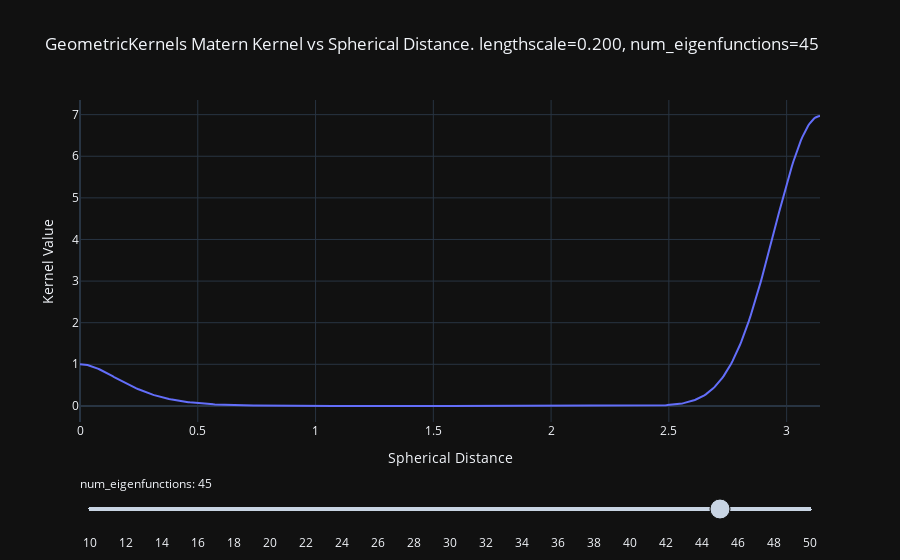

This figure's notebook cell:
### Code cell
nums_eigenfunctions = torch.arange(10, 51)

fig = go.Figure() 
LENGTHSCALE = 0.2

for num_eigenfunctions in nums_eigenfunctions:
    geometric_kernel = GeometricMaternKernel(space=SPACE, nu=NU, num_eigenfunctions=num_eigenfunctions.item())
    geometric_kernel.lengthscale = LENGTHSCALE
    k, d = compute_kernel_vs_spherical_distance(geometric_kernel, normalize=True)
    fig.add_trace(
        go.Scatter(
            visible=False,
            x=d, 
            y=k,
        )
    )

steps = []
for i, num_eigenfunctions in enumerate(nums_eigenfunctions):
    step = dict(
        method="update",
        args=[{"visible": [False] * len(nums_eigenfunctions)},
                {"title": f"Matern Kernel Value vs Spherical Distance. lengthscale={LENGTHSCALE:.3f}, num_eigenfunctions={num_eigenfunctions:d}"}],
        label=f"{num_eigenfunctions}"
    )
    step["args"][0]["visible"][i] = True
    steps.append(step)

fig.data[35].visible = True

sliders = [dict(
    active=35,
    currentvalue={"prefix": "num_eigenfunctions: "},
    pad={"t": 50},
    steps=steps
)]

fig.update_layout(
    sliders=sliders,
    title=f"GeometricKernels Matern Kernel vs Spherical Distance. lengthscale={LENGTHSCALE:.3f}, num_eigenfunctions=45",
    xaxis_title="Spherical Distance",
    yaxis_title="Kernel Value",
)

fig.show()

### Figure 1 — Plotly figure (JSON) as saved in the notebook; plotly's stock layout.template omitted (floating-point values rounded to 4 significant figures; data arrays with more than 128 entries replaced by an {"elided": "..."} marker saying what was removed)
{"data": [{"type": "scatter", "visible": false, "x": {"elided": "500 float values"}, "y": {"elided": "500 float values"}}, {"type": "scatter", "visible": false, "x": {"elided": "500 float values"}, "y": {"elided": "500 float values"}}, {"type": "scatter", "visible": false, "x": {"elided": "500 float values"}, "y": {"elided": "500 float values"}}, {"type": "scatter", "visible": false, "x": {"elided": "500 float values"}, "y": {"elided": "500 float values"}}, {"type": "scatter", "visible": false, "x": {"elided": "500 float values"}, "y": {"elided": "500 float values"}}, {"type": "scatter", "visible": false, "x": {"elided": "500 float values"}, "y": {"elided": "500 float values"}}, {"type": "scatter", "visible": false, "x": {"elided": "500 float values"}, "y": {"elided": "500 float values"}}, {"type": "scatter", "visible": false, "x": {"elided": "500 float values"}, "y": {"elided": "500 float values"}}, {"type": "scatter", "visible": false, "x": {"elided": "500 float values"}, "y": {"elided": "500 float values"}}, {"type": "scatter", "visible": false, "x": {"elided": "500 float values"}, "y": {"elided": "500 float values"}}, {"type": "scatter", "visible": false, "x": {"elided": "500 float values"}, "y": {"elided": "500 float values"}}, {"type": "scatter", "visible": false, "x": {"elided": "500 float values"}, "y": {"elided": "500 float values"}}, {"type": "scatter", "visible": false, "x": {"elided": "500 float values"}, "y": {"elided": "500 float values"}}, {"type": "scatter", "visible": false, "x": {"elided": "500 float values"}, "y": {"elided": "500 float values"}}, {"type": "scatter", "visible": false, "x": {"elided": "500 float values"}, "y": {"elided": "500 float values"}}, {"type": "scatter", "visible": false, "x": {"elided": "500 float values"}, "y": {"elided": "500 float values"}}, {"type": "scatter", "visible": false, "x": {"elided": "500 float values"}, "y": {"elided": "500 float values"}}, {"type": "scatter", "visible": false, "x": {"elided": "500 float values"}, "y": {"elided": "500 float values"}}, {"type": "scatter", "visible": false, "x": {"elided": "500 float values"}, "y": {"elided": "500 float values"}}, {"type": "scatter", "visible": false, "x": {"elided": "500 float values"}, "y": {"elided": "500 float values"}}, {"type": "scatter", "visible": false, "x": {"elided": "500 float values"}, "y": {"elided": "500 float values"}}, {"type": "scatter", "visible": false, "x": {"elided": "500 float values"}, "y": {"elided": "500 float values"}}, {"type": "scatter", "visible": false, "x": {"elided": "500 float values"}, "y": {"elided": "500 float values"}}, {"type": "scatter", "visible": false, "x": {"elided": "500 float values"}, "y": {"elided": "500 float values"}}, {"type": "scatter", "visible": false, "x": {"elided": "500 float values"}, "y": {"elided": "500 float values"}}, {"type": "scatter", "visible": false, "x": {"elided": "500 float values"}, "y": {"elided": "500 float values"}}, {"type": "scatter", "visible": false, "x": {"elided": "500 float values"}, "y": {"elided": "500 float values"}}, {"type": "scatter", "visible": false, "x": {"elided": "500 float values"}, "y": {"elided": "500 float values"}}, {"type": "scatter", "visible": false, "x": {"elided": "500 float values"}, "y": {"elided": "500 float values"}}, {"type": "scatter", "visible": false, "x": {"elided": "500 float values"}, "y": {"elided": "500 float values"}}, {"type": "scatter", "visible": false, "x": {"elided": "500 float values"}, "y": {"elided": "500 float values"}}, {"type": "scatter", "visible": false, "x": {"elided": "500 float values"}, "y": {"elided": "500 float values"}}, {"type": "scatter", "visible": false, "x": {"elided": "500 float values"}, "y": {"elided": "500 float values"}}, {"type": "scatter", "visible": false, "x": {"elided": "500 float values"}, "y": {"elided": "500 float values"}}, {"type": "scatter", "visible": false, "x": {"elided": "500 float values"}, "y": {"elided": "500 float values"}}, {"type": "scatter", "visible": true, "x": {"elided": "500 float values"}, "y": {"elided": "500 float values"}}, {"type": "scatter", "visible": false, "x": {"elided": "500 float values"}, "y": {"elided": "500 float values"}}, {"type": "scatter", "visible": false, "x": {"elided": "500 float values"}, "y": {"elided": "500 float values"}}, {"type": "scatter", "visible": false, "x": {"elided": "500 float values"}, "y": {"elided": "500 float values"}}, {"type": "scatter", "visible": false, "x": {"elided": "500 float values"}, "y": {"elided": "500 float values"}}, {"type": "scatter", "visible": false, "x": {"elided": "500 float values"}, "y": {"elided": "500 float values"}}], "layout": {"sliders": [{"active": 35, "currentvalue": {"prefix": "num_eigenfunctions: "}, "pad": {"t": 50}, "steps": [{"args": [{"visible": [true, false, false, false, false, false, false, false, false, false, false, false, false, false, false, false, false, false, false, false, false, false, false, false, false, false, false, false, false, false, false, false, false, false, false, false, false, false, false, false, false]}, {"title": "Matern Kernel Value vs Spherical Distance. lengthscale=0.200, num_eigenfunctions=10"}], "label": "10", "method": "update"}, {"args": [{"visible": [false, true, false, false, false, false, false, false, false, false, false, false, false, false, false, false, false, false, false, false, false, false, false, false, false, false, false, false, false, false, false, false, false, false, false, false, false, false, false, false, false]}, {"title": "Matern Kernel Value vs Spherical Distance. lengthscale=0.200, num_eigenfunctions=11"}], "label": "11", "method": "update"}, {"args": [{"visible": [false, false, true, false, false, false, false, false, false, false, false, false, false, false, false, false, false, false, false, false, false, false, false, false, false, false, false, false, false, false, false, false, false, false, false, false, false, false, false, false, false]}, {"title": "Matern Kernel Value vs Spherical Distance. lengthscale=0.200, num_eigenfunctions=12"}], "label": "12", "method": "update"}, {"args": [{"visible": [false, false, false, true, false, false, false, false, false, false, false, false, false, false, false, false, false, false, false, false, false, false, false, false, false, false, false, false, false, false, false, false, false, false, false, false, false, false, false, false, false]}, {"title": "Matern Kernel Value vs Spherical Distance. lengthscale=0.200, num_eigenfunctions=13"}], "label": "13", "method": "update"}, {"args": [{"visible": [false, false, false, false, true, false, false, false, false, false, false, false, false, false, false, false, false, false, false, false, false, false, false, false, false, false, false, false, false, false, false, false, false, false, false, false, false, false, false, false, false]}, {"title": "Matern Kernel Value vs Spherical Distance. lengthscale=0.200, num_eigenfunctions=14"}], "label": "14", "method": "update"}, {"args": [{"visible": [false, false, false, false, false, true, false, false, false, false, false, false, false, false, false, false, false, false, false, false, false, false, false, false, false, false, false, false, false, false, false, false, false, false, false, false, false, false, false, false, false]}, {"title": "Matern Kernel Value vs Spherical Distance. lengthscale=0.200, num_eigenfunctions=15"}], "label": "15", "method": "update"}, {"args": [{"visible": [false, false, false, false, false, false, true, false, false, false, false, false, false, false, false, false, false, false, false, false, false, false, false, false, false, false, false, false, false, false, false, false, false, false, false, false, false, false, false, false, false]}, {"title": "Matern Kernel Value vs Spherical Distance. lengthscale=0.200, num_eigenfunctions=16"}], "label": "16", "method": "update"}, {"args": [{"visible": [false, false, false, false, false, false, false, true, false, false, false, false, false, false, false, false, false, false, false, false, false, false, false, false, false, false, false, false, false, false, false, false, false, false, false, false, false, false, false, false, false]}, {"title": "Matern Kernel Value vs Spherical Distance. lengthscale=0.200, num_eigenfunctions=17"}], "label": "17", "method": "update"}, {"args": [{"visible": [false, false, false, false, false, false, false, false, true, false, false, false, false, false, false, false, false, false, false, false, false, false, false, false, false, false, false, false, false, false, false, false, false, false, false, false, false, false, false, false, false]}, {"title": "Matern Kernel Value vs Spherical Distance. lengthscale=0.200, num_eigenfunctions=18"}], "label": "18", "method": "update"}, {"args": [{"visible": [false, false, false, false, false, false, false, false, false, true, false, false, false, false, false, false, false, false, false, false, false, false, false, false, false, false, false, false, false, false, false, false, false, false, false, false, false, false, false, false, false]}, {"title": "Matern Kernel Value vs Spherical Distance. lengthscale=0.200, num_eigenfunctions=19"}], "label": "19", "method": "update"}, {"args": [{"visible": [false, false, false, false, false, false, false, false, false, false, true, false, false, false, false, false, false, false, false, false, false, false, false, false, false, false, false, false, false, false, false, false, false, false, false, false, false, false, false, false, false]}, {"title": "Matern Kernel Value vs Spherical Distance. lengthscale=0.200, num_eigenfunctions=20"}], "label": "20", "method": "update"}, {"args": [{"visible": [false, false, false, false, false, false, false, false, false, false, false, true, false, false, false, false, false, false, false, false, false, false, false, false, false, false, false, false, false, false, false, false, false, false, false, false, false, false, false, false, false]}, {"title": "Matern Kernel Value vs Spherical Distance. lengthscale=0.200, num_eigenfunctions=21"}], "label": "21", "method": "update"}, {"args": [{"visible": [false, false, false, false, false, false, false, false, false, false, false, false, true, false, false, false, false, false, false, false, false, false, false, false, false, false, false, false, false, false, false, false, false, false, false, false, false, false, false, false, false]}, {"title": "Matern Kernel Value vs Spherical Distance. lengthscale=0.200, num_eigenfunctions=22"}], "label": "22", "method": "update"}, {"args": [{"visible": [false, false, false, false, false, false, false, false, false, false, false, false, false, true, false, false, false, false, false, false, false, false, false, false, false, false, false, false, false, false, false, false, false, false, false, false, false, false, false, false, false]}, {"title": "Matern Kernel Value vs Spherical Distance. lengthscale=0.200, num_eigenfunctions=23"}], "label": "23", "method": "update"}, {"args": [{"visible": [false, false, false, false, false, false, false, false, false, false, false, false, false, false, true, false, false, false, false, false, false, false, false, false, false, false, false, false, false, false, false, false, false, false, false, false, false, false, false, false, false]}, {"title": "Matern Kernel Value vs Spherical Distance. lengthscale=0.200, num_eigenfunctions=24"}], "label": "24", "method": "update"}, {"args": [{"visible": [false, false, false, false, false, false, false, false, false, false, false, false, false, false, false, true, false, false, false, false, false, false, false, false, false, false, false, false, false, false, false, false, false, false, false, false, false, false, false, false, false]}, {"title": "Matern Kernel Value vs Spherical Distance. lengthscale=0.200, num_eigenfunctions=25"}], "label": "25", "method": "update"}, {"args": [{"visible": [false, false, false, false, false, false, false, false, false, false, false, false, false, false, false, false, true, false, false, false, false, false, false, false, false, false, false, false, false, false, false, false, false, false, false, false, false, false, false, false, false]}, {"title": "Matern Kernel Value vs Spherical Distance. lengthscale=0.200, num_eigenfunctions=26"}], "label": "26", "method": "update"}, {"args": [{"visible": [false, false, false, false, false, false, false, false, false, false, false, false, false, false, false, false, false, true, false, false, false, false, false, false, false, false, false, false, false, false, false, false, false, false, false, false, false, false, false, false, false]}, {"title": "Matern Kernel Value vs Spherical Distance. lengthscale=0.200, num_eigenfunctions=27"}], "label": "27", "method": "update"}, {"args": [{"visible": [false, false, false, false, false, false, false, false, false, false, false, false, false, false, false, false, false, false, true, false, false, false, false, false, false, false, false, false, false, false, false, false, false, false, false, false, false, false, false, false, false]}, {"title": "Matern Kernel Value vs Spherical Distance. lengthscale=0.200, num_eigenfunctions=28"}], "label": "28", "method": "update"}, {"args": [{"visible": [false, false, false, false, false, false, false, false, false, false, false, false, false, false, false, false, false, false, false, true, false, false, false, false, false, false, false, false, false, false, false, false, false, false, false, false, false, false, false, false, false]}, {"title": "Matern Kernel Value vs Spherical Distance. lengthscale=0.200, num_eigenfunctions=29"}], "label": "29", "method": "update"}, {"args": [{"visible": [false, false, false, false, false, false, false, false, false, false, false, false, false, false, false, false, false, false, false, false, true, false, false, false, false, false, false, false, false, false, false, false, false, false, false, false, false, false, false, false, false]}, {"title": "Matern Kernel Value vs Spherical Distance. lengthscale=0.200, num_eigenfunctions=30"}], "label": "30", "method": "update"}, {"args": [{"visible": [false, false, false, false, false, false, false, false, false, false, false, false, false, false, false, false, false, false, false, false, false, true, false, false, false, false, false, false, false, false, false, false, false, false, false, false, false, false, false, false, false]}, {"title": "Matern Kernel Value vs Spherical Distance. lengthscale=0.200, num_eigenfunctions=31"}], "label": "31", "method": "update"}, {"args": [{"visible": [false, false, false, false, false, false, false, false, false, false, false, false, false, false, false, false, false, false, false, false, false, false, true, false, false, false, false, false, false, false, false, false, false, false, false, false, false, false, false, false, false]}, {"title": "Matern Kernel Value vs Spherical Distance. lengthscale=0.200, num_eigenfunctions=32"}], "label": "32", "method": "update"}, {"args": [{"visible": [false, false, false, false, false, false, false, false, false, false, false, false, false, false, false, false, false, false, false, false, false, false, false, true, false, false, false, false, false, false, false, false, false, false, false, false, false, false, false, false, false]}, {"title": "Matern Kernel Value vs Spherical Distance. lengthscale=0.200, num_eigenfunctions=33"}], "label": "33", "method": "update"}, {"args": [{"visible": [false, false, false, false, false, false, false, false, false, false, false, false, false, false, false, false, false, false, false, false, false, false, false, false, true, false, false, false, false, false, false, false, false, false, false, false, false, false, false, false, false]}, {"title": "Matern Kernel Value vs Spherical Distance. lengthscale=0.200, num_eigenfunctions=34"}], "label": "34", "method": "update"}, {"args": [{"visible": [false, false, false, false, false, false, false, false, false, false, false, false, false, false, false, false, false, false, false, false, false, false, false, false, false, true, false, false, false, false, false, false, false, false, false, false, false, false, false, false, false]}, {"title": "Matern Kernel Value vs Spherical Distance. lengthscale=0.200, num_eigenfunctions=35"}], "label": "35", "method": "update"}, {"args": [{"visible": [false, false, false, false, false, false, false, false, false, false, false, false, false, false, false, false, false, false, false, false, false, false, false, false, false, false, true, false, false, false, false, false, false, false, false, false, false, false, false, false, false]}, {"title": "Matern Kernel Value vs Spherical Distance. lengthscale=0.200, num_eigenfunctions=36"}], "label": "36", "method": "update"}, {"args": [{"visible": [false, false, false, false, false, false, false, false, false, false, false, false, false, false, false, false, false, false, false, false, false, false, false, false, false, false, false, true, false, false, false, false, false, false, false, false, false, false, false, false, false]}, {"title": "Matern Kernel Value vs Spherical Distance. lengthscale=0.200, num_eigenfunctions=37"}], "label": "37", "method": "update"}, {"args": [{"visible": [false, false, false, false, false, false, false, false, false, false, false, false, false, false, false, false, false, false, false, false, false, false, false, false, false, false, false, false, true, false, false, false, false, false, false, false, false, false, false, false, false]}, {"title": "Matern Kernel Value vs Spherical Distance. lengthscale=0.200, num_eigenfunctions=38"}], "label": "38", "method": "update"}, {"args": [{"visible": [false, false, false, false, false, false, false, false, false, false, false, false, false, false, false, false, false, false, false, false, false, false, false, false, false, false, false, false, false, true, false, false, false, false, false, false, false, false, false, false, false]}, {"title": "Matern Kernel Value vs Spherical Distance. lengthscale=0.200, num_eigenfunctions=39"}], "label": "39", "method": "update"}, {"args": [{"visible": [false, false, false, false, false, false, false, false, false, false, false, false, false, false, false, false, false, false, false, false, false, false, false, false, false, false, false, false, false, false, true, false, false, false, false, false, false, false, false, false, false]}, {"title": "Matern Kernel Value vs Spherical Distance. lengthscale=0.200, num_eigenfunctions=40"}], "label": "40", "method": "update"}, {"args": [{"visible": [false, false, false, false, false, false, false, false, false, false, false, false, false, false, false, false, false, false, false, false, false, false, false, false, false, false, false, false, false, false, false, true, false, false, false, false, false, false, false, false, false]}, {"title": "Matern Kernel Value vs Spherical Distance. lengthscale=0.200, num_eigenfunctions=41"}], "label": "41", "method": "update"}, {"args": [{"visible": [false, false, false, false, false, false, false, false, false, false, false, false, false, false, false, false, false, false, false, false, false, false, false, false, false, false, false, false, false, false, false, false, true, false, false, false, false, false, false, false, false]}, {"title": "Matern Kernel Value vs Spherical Distance. lengthscale=0.200, num_eigenfunctions=42"}], "label": "42", "method": "update"}, {"args": [{"visible": [false, false, false, false, false, false, false, false, false, false, false, false, false, false, false, false, false, false, false, false, false, false, false, false, false, false, false, false, false, false, false, false, false, true, false, false, false, false, false, false, false]}, {"title": "Matern Kernel Value vs Spherical Distance. lengthscale=0.200, num_eigenfunctions=43"}], "label": "43", "method": "update"}, {"args": [{"visible": [false, false, false, false, false, false, false, false, false, false, false, false, false, false, false, false, false, false, false, false, false, false, false, false, false, false, false, false, false, false, false, false, false, false, true, false, false, false, false, false, false]}, {"title": "Matern Kernel Value vs Spherical Distance. lengthscale=0.200, num_eigenfunctions=44"}], "label": "44", "method": "update"}, {"args": [{"visible": [false, false, false, false, false, false, false, false, false, false, false, false, false, false, false, false, false, false, false, false, false, false, false, false, false, false, false, false, false, false, false, false, false, false, false, true, false, false, false, false, false]}, {"title": "Matern Kernel Value vs Spherical Distance. lengthscale=0.200, num_eigenfunctions=45"}], "label": "45", "method": "update"}, {"args": [{"visible": [false, false, false, false, false, false, false, false, false, false, false, false, false, false, false, false, false, false, false, false, false, false, false, false, false, false, false, false, false, false, false, false, false, false, false, false, true, false, false, false, false]}, {"title": "Matern Kernel Value vs Spherical Distance. lengthscale=0.200, num_eigenfunctions=46"}], "label": "46", "method": "update"}, {"args": [{"visible": [false, false, false, false, false, false, false, false, false, false, false, false, false, false, false, false, false, false, false, false, false, false, false, false, false, false, false, false, false, false, false, false, false, false, false, false, false, true, false, false, false]}, {"title": "Matern Kernel Value vs Spherical Distance. lengthscale=0.200, num_eigenfunctions=47"}], "label": "47", "method": "update"}, {"args": [{"visible": [false, false, false, false, false, false, false, false, false, false, false, false, false, false, false, false, false, false, false, false, false, false, false, false, false, false, false, false, false, false, false, false, false, false, false, false, false, false, true, false, false]}, {"title": "Matern Kernel Value vs Spherical Distance. lengthscale=0.200, num_eigenfunctions=48"}], "label": "48", "method": "update"}, {"args": [{"visible": [false, false, false, false, false, false, false, false, false, false, false, false, false, false, false, false, false, false, false, false, false, false, false, false, false, false, false, false, false, false, false, false, false, false, false, false, false, false, false, true, false]}, {"title": "Matern Kernel Value vs Spherical Distance. lengthscale=0.200, num_eigenfunctions=49"}], "label": "49", "method": "update"}, {"args": [{"visible": [false, false, false, false, false, false, false, false, false, false, false, false, false, false, false, false, false, false, false, false, false, false, false, false, false, false, false, false, false, false, false, false, false, false, false, false, false, false, false, false, true]}, {"title": "Matern Kernel Value vs Spherical Distance. lengthscale=0.200, num_eigenfunctions=50"}], "label": "50", "method": "update"}]}], "title": {"text": "GeometricKernels Matern Kernel vs Spherical Distance. lengthscale=0.200, num_eigenfunctions=45"}, "xaxis": {"title": {"text": "Spherical Distance"}}, "yaxis": {"title": {"text": "Kernel Value"}}}}
